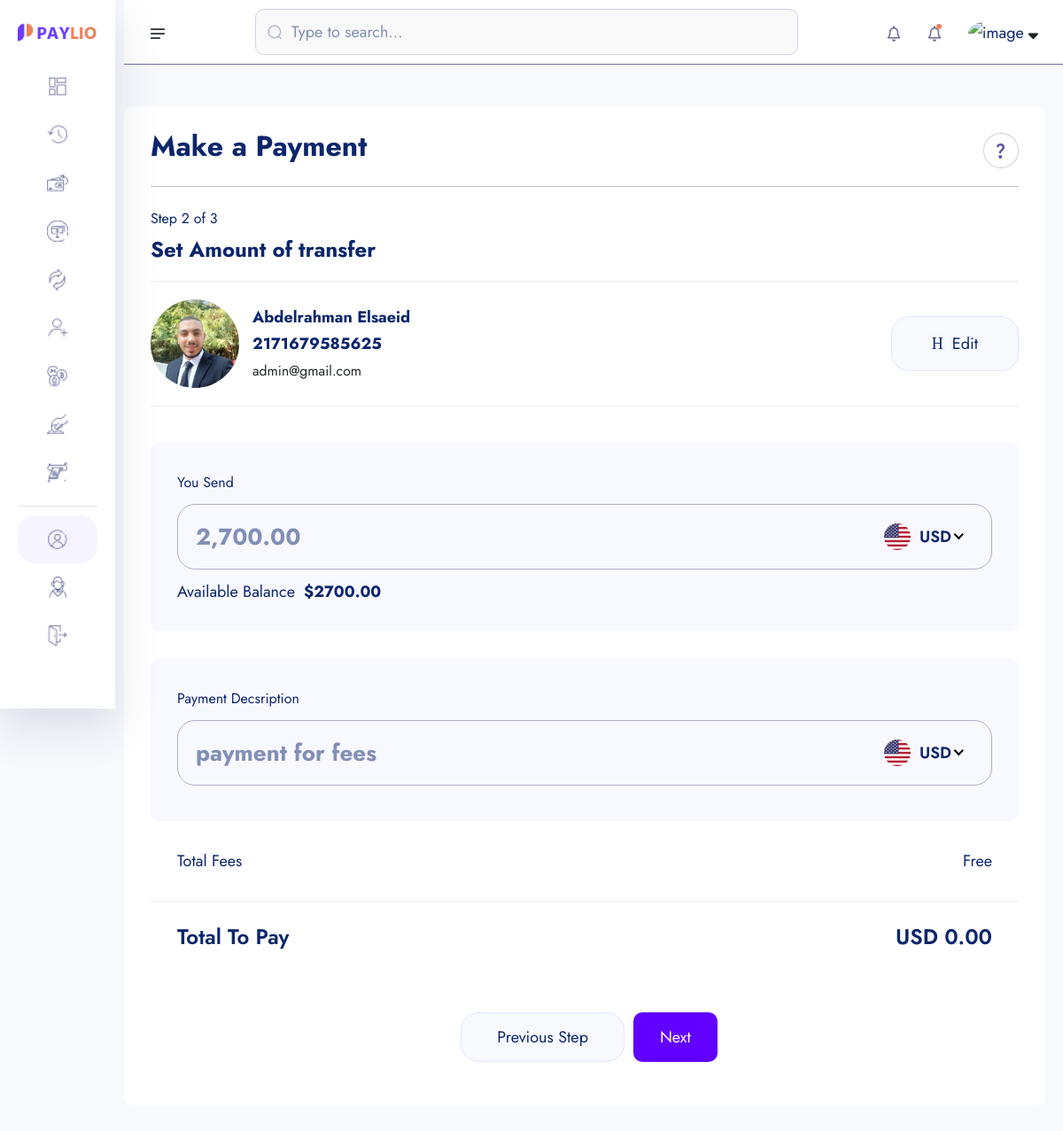
The page /amount-transfare/2171679585625/ (signed in) on the database its author committed.
### account/models.py (models this page shows, shortened)
class Account(models.Model):
    id = models.UUIDField(primary_key=True, unique=True, default=uuid.uuid4, editable=False)
    user = models.OneToOneField(User, on_delete=models.CASCADE)
    account_balance = models.DecimalField(max_digits=12, decimal_places=2, default=0.00)
    account_number = ShortUUIDField(length=10, unique=True,max_length= 25, prefix="217", alphabet="1234567890" )
    account_id = ShortUUIDField(length=7, unique=True,max_length= 25, prefix="DEX", alphabet="1234567890" )
    pin_number = ShortUUIDField(length=4, unique=True,max_length= 7 , alphabet="1234567890" )
    red_code = ShortUUIDField(length=10, unique=True,max_length= 20, prefix="217", alphabet="abcdefghi1234567890" )
    account_status = models.CharField(max_length=100, choices= ACCOUNT_STATUS, default="in-active")
    date = models.DateTimeField(auto_now_add=True)
    kyc_submitted = models.BooleanField(default=False)
    kyc_confirmed = models.BooleanField(default=False)
    recommended_by = models.ForeignKey(User, on_delete=models.DO_NOTHING, blank=True, null=True, related_name="recommended_by")
    class Meta:
        ordering = ['-date']

class KYC(models.Model):
    id = models.UUIDField(primary_key=True, unique=True, default=uuid.uuid4, editable=False)
    user =  models.OneToOneField(User, on_delete=models.CASCADE)
    account =  models.OneToOneField(Account, on_delete=models.CASCADE, null=True, blank=True)
    full_name = models.CharField(max_length=1000)
    image = models.ImageField(upload_to="kyc", default="default.jpg")
    marital_status = models.CharField(choices=MARITAL_STATUS, max_length=40)
    gender = models.CharField(choices=GENDER, max_length=40)
    identity_type = models.CharField(choices=IDENTITY_TYPE, max_length=140)
    identity_image = models.ImageField(upload_to="kyc", null=True, blank=True)
    date_of_birth = models.DateTimeField(auto_now_add=False)
    signature = models.ImageField(upload_to="kyc")
    country = models.CharField(max_length=100)
    state = models.CharField(max_length=100)
    city = models.CharField(max_length=100)
    mobile = models.CharField(max_length=1000)
    fax = models.CharField(max_length=1000)
    date = models.DateTimeField(auto_now_add=True)
    class Meta:
        ordering = ['-date']

### userauths/models.py (models this page shows, shortened)
class User(AbstractUser):
    username = models.CharField(max_length=100)
    email = models.EmailField(unique=True)
    is_staff = models.BooleanField(default=False)
    is_superuser = models.BooleanField(default=False)
    USERNAME_FIELD = 'email'
    REQUIRED_FIELDS = ['username']

### core/transfare.py (the view)
# urls.py: path('amount-transfare/<account_number>/',AmountTranfare , name='amount-transfare'),
def AmountTranfare(request, account_number):
    try:
        account = Account.objects.get(account_number=account_number)
    except:
        messages.warning(request, "Account does not exist")
    context = {
        "account":account
    }
    return render(request, 'transfare/amount-transfare.html', context)

### templates/transfare/amount-transfare.html (shortened to what this page needs)
{% extends 'partials/dashboard-base.html' %}
{% load static %}
{% load humanize %}
{% block content %}
    <section class="dashboard-section body-collapse pay step step-2">
        <div class="overlay pt-120">
            <div class="container-fruid">
                <div class="main-content">
                    <div class="head-area d-flex align-items-center justify-content-between">
                        <h4>Make a Payment</h4>
                        <div class="icon-area">
                            <img src="{% static 'assets1/images/icon/support-icon.png' %}" alt="icon">
                        </div>
                    </div>
                    <div class="choose-recipient">
                        <div class="step-area">
                            <span class="mdr">Step 2 of 3</span>
                            <h5>Set Amount of transfer</h5>
                        </div>
                        <div class="user-select">
                            <div class="single-user">
                                <div class="left d-flex align-items-center">
                                    <div class="img-area">
                                        <img style="width: 100px; hight: 100px; border-radius: 50%" src="{{account.user.kyc.image.url}}" alt="image">
                                    </div>
                                    <div class="text-area">
                                        <p>{{account.user.kyc.full_name|title}}</p>
                                        <p>{{account.account_number|title}}</p>
                                        <small>{{account.user.email}}</small>
                                    </div>
                                </div>
                                <div class="right">
                                    <a href="{% url 'core:search-account' %}">
                                        <i class="icon-h-edit"></i>
                                        Edit
                                    </a>
                                </div>
                            </div>
                        </div>
                    </div>
                    <form action="{% url 'core:amount-transfare-Process' account.account_number %}" method = "POST">
                        <div class="send-banance">
                            <span class="mdr">You Send</span>
                            <div class="input-area">
                                <input class="xxlr" onkeyup="CalculateBalance()" placeholder="{{ request.user.account.account_balance|intcomma}}" name="amount-send" type="number" id="amount-send">
                            </div>
                            <p>Available Balance<b>${{request.user.account.account_balance}}</b></p>
                        </div>
                        <div class="send-banance">
                            <span class="mdr">Payment Decsription</span>
                            <div class="input-area">
                                <input class="xxlr" onkeyup="CalculateBalance()" placeholder="payment for fees" name="description" type="text" >
                            </div>
                        </div>
                        <ul class="total-fees">
                            <li>Total Fees</li>
                            <li>Free</li>
                        </ul>
                        <ul class="total-fees pay">
                            <li>
                                <h5>Total To Pay</h5>
                            </li>
                            <li>
                                <h5 id="total-to-pay">USD 0.00</h5>
                            </li>
                        </ul>
                        <div class="footer-area mt-40">
                            <a href="pay-step-1.html">Previous Step</a>
                            <button type="submit" style="padding: 10px 30px; border-radius: 10px; background: rgb(98, 0, 255); color: #fff;" class="active">Next</button>
                        </div>
                    </form>
                </div>
            </div>
        </div>
    </section>
{% endblock content %}

### rows shown on the page
Account: user.kyc.image (picture), user.kyc.full_name "Abdelrahman Elsaeid", account_number "2171679585625", user.email "admin@gmail.com"
User: amount-send "2,700.00", user.account.account_balance "2700.00"
